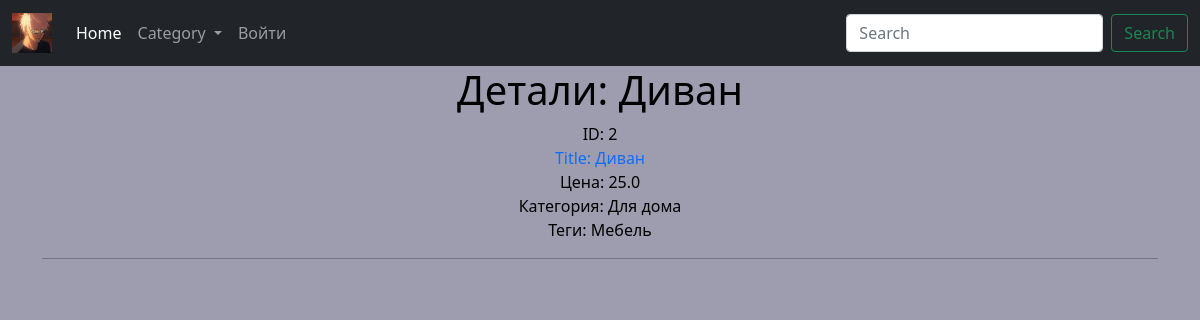
Screenshot of /products/2/ with the database file from the repository.
### products/models.py (models this page shows, shortened)
class Products(models.Model):
    title = models.CharField(max_length=100, verbose_name="Заголовок")
    description = models.TextField(null=True, blank=True, verbose_name="Описание")
    price = models.FloatField(verbose_name="Цена")
    category = models.ForeignKey(Category, on_delete=models.CASCADE, verbose_name="Категория")
    tags = models.ManyToManyField(Tag, blank=True, verbose_name="Теги")
    class Meta:
        verbose_name = "Продукт"
        verbose_name_plural = "Продукты"

class Category(models.Model):
    name = models.CharField(max_length=100)
    class Meta:
        verbose_name = "Категория"
        verbose_name_plural = "Категории"

class Tag(models.Model):
    name = models.CharField(max_length=100)
    class Meta:
        verbose_name = "Тег"
        verbose_name_plural = "Теги"

### products/views.py (the view)
# urls.py: path('products/<int:product_id>/', views.product_item_view),
def product_item_view(request, product_id):
    product = Products.objects.get(id=product_id)
    product_list = Products.objects.all()
    data = {
        'product': product,
        'title': product.title,
        'product_list': product_list
    }
    return render(request, 'item.html', context=data)

### templates/item.html
{% extends 'layout.html' %}
{% block content %}
    <h1>Детали: {{ title }}</h1>
    <span>ID: {{ product.id }}</span><br/>
    <a href="/products/{{ product.id }}">Title: {{ product.title }}</a><br/>
    <span>Цена: {{ product.price }}</span><br/>
    <span>Категория: {{ product.category.name }}</span><br/>
    <span>Теги:
        {% for tag in product.tags.all %} {{ tag.name }}  {% endfor %}
</span>
    <hr/>
{% endblock %}

### static/css/style1.css (style rules this page uses)
body { background-color: #9d9daf; color: black; text-align: center; }
a { text-decoration: none; }

### rows the page displays
Products: title "Диван", id "2", price "25.0", category.name "Для дома"
Tag: name "Мебель"
